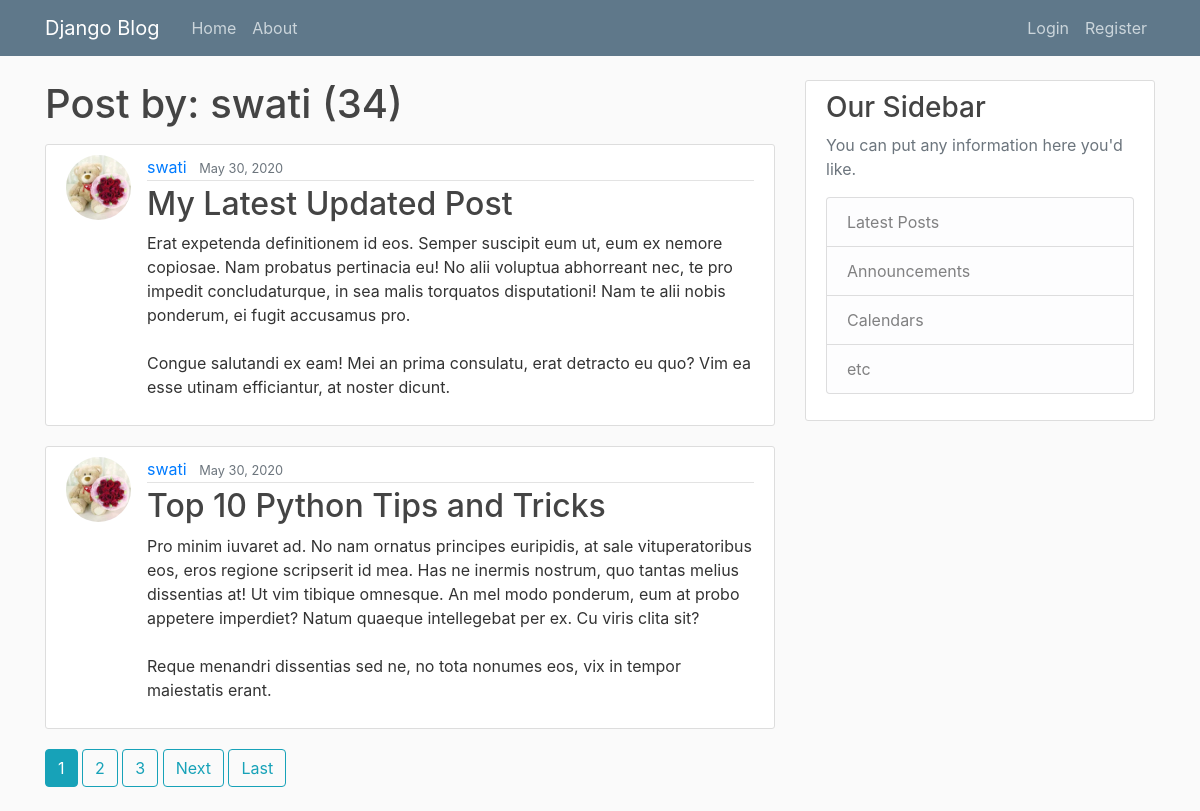
The page /user/swati/ on the database its author committed.
### blog/models.py (models this page shows, shortened)
class Post(models.Model):
    title = models.CharField(max_length=100)
    content = models.TextField()
    date_posted = models.DateTimeField(default = timezone.now)
    author = models.ForeignKey(User,on_delete = models.CASCADE)

### users/models.py (models this page shows, shortened)
class Profile(models.Model):
    user = models.OneToOneField(User,on_delete = models.CASCADE)
    image = models.ImageField(default = 'default.jpg',upload_to="profile_pics")

### blog/views.py (the view)
# urls.py: path('user/<str:username>/', UserPostListView.as_view(),name='user-posts'),
class UserPostListView(ListView):
    model = Post
    template_name = 'blog/user_posts.html'      #By Default the class view will look for this route => <app>/<model>_<viewtype>.html
    context_object_name = 'posts'
    ordering = ['date_posted']
    paginate_by = 2
    def get_queryset(self):
         user = get_object_or_404(User, username = self.kwargs.get('username'))
         return Post.objects.filter(author = user).order_by('-date_posted')

### blog/templates/blog/user_posts.html (shortened to what this page needs)
{% extends "blog/base.html" %}
{% block content %}
    <h1 class="mb-3">Post by: {{ view.kwargs.username}} ({{ page_obj.paginator.count }})</h1>
    {% for post in posts %}
    <article class="media content-section">
      <img class="rounded-circle article-img" src="{{ post.author.profile.image.url }}"/>
        <div class="media-body">
          <div class="article-metadata">
            <a class="mr-2" href="{% url 'user-posts' post.author.username%}">{{ post.author }}</a>
            <small class="text-muted">{{ post.date_posted|date:"F d, Y" }}</small>
          </div>
          <h2><a class="article-title" href="{% url 'post-detail' post.id%}">{{ post.title }}</a></h2>
          <p class="article-content">{{ post.content }}</p>
        </div>
      </article>
    {% endfor %}
    {% if is_paginated %}
      {% for num in page_obj.paginator.page_range %}
        {% if page_obj.number == num %}
        <a class="btn btn-info mb-4" href = "?page={{ num }}">{{num}}</a>
        {% elif num > page_obj.number|add:'-3' and num < page_obj.number|add:'3' %}
          <a class="btn btn-outline-info mb-4" href = "?page={{ num }}">{{num}}</a>
        {% endif %}
      {% endfor%}
      {% if page_obj.has_next %}
        <a class="btn btn-outline-info mb-4" href = "?page={{page_obj.next_page_number}}">Next</a>
        <a class="btn btn-outline-info mb-4" href = "?page={{page_obj.paginator.num_pages}}">Last</a>
      {% endif %}
    {% endif %}
{% endblock content %}

### blog/templates/blog/base.html (shortened to what this page needs)
{% load static %}
<!DOCTYPE html>
<html>
    <head>
        <link rel="stylesheet" href="https://maxcdn.bootstrapcdn.com/bootstrap/4.0.0/css/bootstrap.min.css">
        <link rel ="stylesheet" type = "text/css" href = "{% static 'blog/main.css' %}">
    </head>
    <body>
        <header class="site-header">
            <nav class="navbar navbar-expand-md navbar-dark bg-steel fixed-top">
              <div class="container">
                <a class="navbar-brand mr-4" href="{% url 'blog-home'%}">Django Blog</a>
                <div class="collapse navbar-collapse" id="navbarToggle">
                  <div class="navbar-nav mr-auto">
                    <a class="nav-item nav-link" href="{% url 'blog-home' %}">Home</a>
                    <a class="nav-item nav-link" href="{% url 'blog-about'%}">About</a>
                  </div>
                  <div class="navbar-nav">
                    {% if user.is_authenticated%}
                    <a class = "nav-item nav-link" href = "{% url 'post-create'%}">Post-Create</a>
                      <a class = "nav-item nav-link" href = "{% url 'profile'%}">Profile</a>
                      <a class = "nav-item nav-link" href = "{% url 'logout'%}">Logout</a>
                    {% else %}
                    <a class="nav-item nav-link" href="{% url 'login'%}">Login</a>
                    <a class="nav-item nav-link" href="{% url 'register' %}">Register</a>
                    {% endif %}
                  </div>
                </div>
              </div>
            </nav>
        </header>
        <main role="main" class="container">
            <div class="row">
              <div class="col-md-8">
                {% block content %}{% endblock %}
              </div>
              <div class="col-md-4">
                <div class="content-section">
                  <h3>Our Sidebar</h3>
                  <p class='text-muted'>You can put any information here you'd like.
                    <ul class="list-group">
                      <li class="list-group-item list-group-item-light">Latest Posts</li>
                      <li class="list-group-item list-group-item-light">Announcements</li>
                      <li class="list-group-item list-group-item-light">Calendars</li>
                      <li class="list-group-item list-group-item-light">etc</li>
                    </ul>
                  </p>
                </div>
              </div>
            </div>
          </main>
    </body>
</html>

### blog/static/blog/main.css (style rules this page uses)
body { background: #fafafa; color: #333333; margin-top: 5rem; }
h1, h2, h3, h4, h5, h6 { color: #444444; }
ul { margin: 0; }
.bg-steel { background-color: #5f788a; }
.site-header .navbar-nav .nav-link { color: #cbd5db; }
.content-section { background: #ffffff; padding: 10px 20px; border: 1px solid #dddddd; border-radius: 3px; margin-bottom: 20px; }
.article-title { color: #444444; }
.article-content { white-space: pre-line; }
.article-img { height: 65px; width: 65px; margin-right: 16px; }
.article-metadata { padding-bottom: 1px; margin-bottom: 4px; border-bottom: 1px solid #e3e3e3 }

### rows shown on the page
Post: author.profile.image (picture), author "swati", date_posted "May 30, 2020", title "My Latest Updated Post", content "Erat expetenda definitionem id eos. Semper suscipit eum ut, eum ex nemore copiosae. Nam probatus pertinacia eu! No alii voluptua abhorreant nec, te pro impedit concludaturque, in sea malis torquatos disputationi! Nam te alii nobis ponderum, ei fugit accusamus pro. Congue salutandi ex eam! Mei an prima consulatu, erat detracto eu quo? Vim ea esse utinam efficiantur, at noster dicunt."
Post: author.profile.image (picture), author "swati", date_posted "May 30, 2020", title "Top 10 Python Tips and Tricks", content "Pro minim iuvaret ad. No nam ornatus principes euripidis, at sale vituperatoribus eos, eros regione scripserit id mea. Has ne inermis nostrum, quo tantas melius dissentias at! Ut vim tibique omnesque. An mel modo ponderum, eum at probo appetere imperdiet? Natum quaeque intellegebat per ex. Cu viris clita sit? Reque menandri dissentias sed ne, no tota nonumes eos, vix in tempor maiestatis erant."

### other values the page prints
{{ view.kwargs.username }} "swati"
{{ page_obj.paginator.count }} "34"
{{ num }} "1"
{{ num }} "2" "3"
